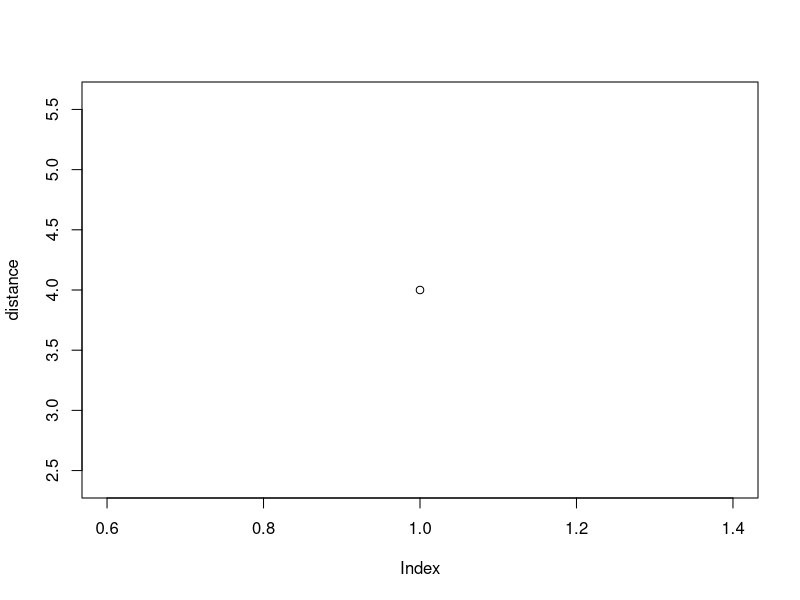

Here is the R script that generated this plot:
## ---- chunk 1
knitr::opts_chunk$set(echo = FALSE)
## ---- chunk 2
possibleMoves <- c(-1, 1) # left right movement (-1, 1)
steps <- 1e1
eachStep <- sample(x = possibleMoves, size = steps, replace = T, prob = c(.5, .5))
eachStep

distance <- sum(eachStep)
distance
mean(distance)
plot(distance)

## ---- chunk 3
possibleMoves <- c(-1, 1) # left right movement (-1, 1)
steps <- 1e2
experiments <- 1e3
mat1 <- matrix(unlist(lapply(1:experiments, function(x) 
  sample(x = possibleMoves, size = steps, replace = T, prob = c(.5, .5)))), 
  nrow = experiments, ncol = steps, byrow = T)
mat1

mean(rowSums(mat1))
mean(colSums(mat1))

## ---- chunk 4
possibleMoves <- c(-1, 1) # left right movement (-1, 1)
steps <- 1e1
eachStep <- sample(x = possibleMoves, size = steps, replace = T, prob = c(.5, .5))
eachStep

sum(eachStep)^2
## ---- chunk 5

